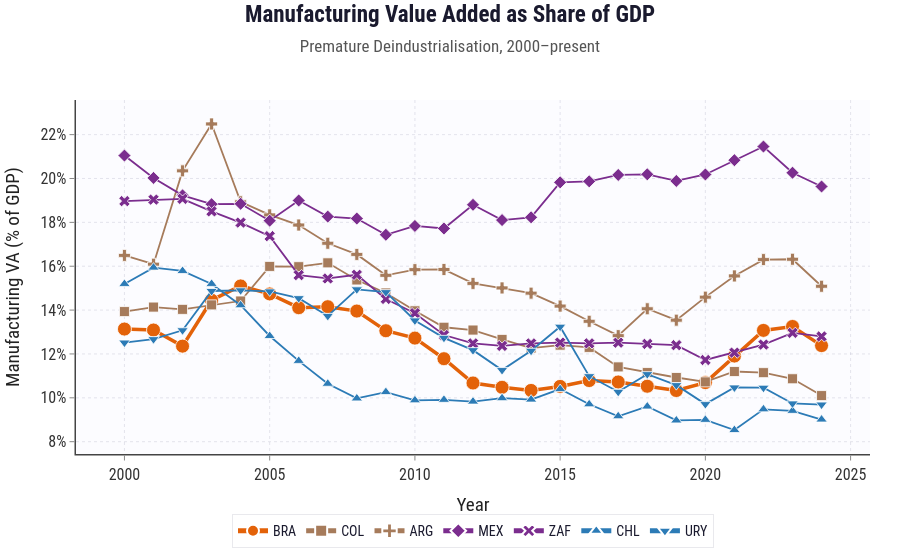

The notebook cell this image was saved under:
### Markdown cell above
# Manufacturing Value Added as Share of GDP

Premature deindustrialisation visualization for Brazil and peer countries, 2000–present.

### Code cell
import pandas as pd
import plotly.graph_objects as go
import re

# ── Data ──
df_manuf = pd.read_stata("../Data/Course_Database_Newest.dta")
df_manuf = df_manuf.rename(columns={'countrycodeiso': 'countrycode'})

manuf_var = 'wdi_nv_ind_manf_zs'
PEERS_M = ['COL', 'ARG', 'MEX', 'ZAF', 'CHL', 'URY']
all_codes_m = ['BRA'] + PEERS_M

PEER_NAMES_M = {
    'BRA': 'Brazil', 'COL': 'Colombia', 'ARG': 'Argentina',
    'MEX': 'Mexico', 'ZAF': 'South Africa', 'CHL': 'Chile', 'URY': 'Uruguay'
}
PEER_COLORS_M = {
    'BRA': '#e36209',
    'COL': '#a67b5b', 'ARG': '#a67b5b',
    'MEX': '#7b2d8e', 'ZAF': '#7b2d8e',
    'CHL': '#2c7bb6', 'URY': '#2c7bb6',
}
PEER_SYMBOLS_M = {
    'BRA': 'circle', 'COL': 'square', 'ARG': 'cross',
    'MEX': 'diamond', 'ZAF': 'x', 'CHL': 'triangle-up', 'URY': 'triangle-down',
}
sdata_m = df_manuf[df_manuf['countrycode'].isin(all_codes_m) & (df_manuf['year'] >= 2000)].copy()
sdata_m = sdata_m.dropna(subset=[manuf_var]).sort_values(['countrycode', 'year'])

fig_manuf = go.Figure()

for code in all_codes_m:
    cdf = sdata_m[sdata_m['countrycode'] == code].sort_values('year')
    if cdf.empty:
        continue
    name = PEER_NAMES_M[code]
    color = PEER_COLORS_M[code]
    sym = PEER_SYMBOLS_M[code]
    lw = 3.5 if code == 'BRA' else 1.8
    sz = 14 if code == 'BRA' else 10

    fig_manuf.add_trace(go.Scatter(
        x=cdf['year'], y=cdf[manuf_var],
        mode='lines+markers',
        line=dict(color=color, width=lw),
        marker=dict(
            color=color, size=sz, symbol=sym,
            line=dict(color='white', width=0.8),
        ),
        name=code,
        hovertemplate=(
            f"<b style='font-size:15px'>{name}</b><br>"
            "<span style='font-size:13px'>"
            "Year: <b>%{x}</b><br>"
            "Manufacturing VA: <b>%{y:.1f}%</b> of GDP"
            "</span><extra></extra>"
        ),
    ))

# ── Layout (responsive for iframe embedding) ──
fig_manuf.update_layout(
    template='plotly_white',
    autosize=True,
    margin=dict(l=60, r=30, t=100, b=100),
    plot_bgcolor='rgba(252,252,255,1)',
    paper_bgcolor='white',
    font=dict(family='Roboto Condensed, sans-serif', color='#1a1a2e'),
    title=dict(
        text=(
            '<b>Manufacturing Value Added as Share of GDP</b>'
            '<br><span style="font-size:17px;color:#555">'
            'Premature Deindustrialisation, 2000–present</span>'
        ),
        font=dict(size=23, family='Roboto Condensed, sans-serif', color='#1a1a2e'),
        x=0.5, xanchor='center',
        y=0.96,
    ),
    xaxis=dict(
        title=dict(text='Year', font=dict(size=19, family='Roboto Condensed, sans-serif', color='#222')),
        tickfont=dict(size=16, color='#333'),
        showgrid=True, gridcolor='rgba(180,180,200,0.35)', griddash='dot',
        showline=True, linecolor='#444', linewidth=1.5,
        ticks='outside', ticklen=5, tickcolor='#888',
    ),
    yaxis=dict(
        title=dict(text='Manufacturing VA (% of GDP)', font=dict(size=19, family='Roboto Condensed, sans-serif', color='#222')),
        tickfont=dict(size=16, color='#333'),
        ticksuffix='%',
        showgrid=True, gridcolor='rgba(180,180,200,0.35)', griddash='dot',
        showline=True, linecolor='#444', linewidth=1.5,
        ticks='outside', ticklen=5, tickcolor='#888',
    ),
    legend=dict(
        orientation='h',
        yanchor='top', y=-0.17,
        xanchor='center', x=0.5,
        font=dict(size=14, family='Roboto Condensed, sans-serif'),
        bgcolor='rgba(255,255,255,0.85)',
        bordercolor='rgba(200,200,210,0.4)',
        borderwidth=1,
        itemsizing='constant',
    ),
    hovermode='closest',
    hoverlabel=dict(
        font_size=16,
        font_family='Roboto Condensed, sans-serif',
        font_color='black',
        bgcolor='rgba(255,255,255,0.95)',
        bordercolor='#bbb',
    ),
    annotations=[],
)

fig_manuf.show()

# Save as HTML with click-to-highlight functionality
plot_div_m = fig_manuf.to_html(include_plotlyjs=True, full_html=False, config={'responsive': True})
plot_div_m = re.sub(r'style="height:\s*\d+px;\s*width:\s*\d+px;"', 'style="width:100%; height:100%;"', plot_div_m)

html_content_m = f'''<!DOCTYPE html>
<html>
<head>
    <meta charset="utf-8" />
    <meta name="viewport" content="width=device-width, initial-scale=1.0">
    <style>
        * {{ margin: 0; padding: 0; box-sizing: border-box; }}
        html, body {{
            width: 100%;
            height: 100%;
            overflow: hidden;
        }}
        .js-plotly-plot {{
            width: 100% !important;
            height: 100% !important;
        }}
    </style>
</head>
<body>
{plot_div_m}
<script>
    var selectedTrace = null;
    
    function resizePlot() {{
        var gd = document.querySelector('.js-plotly-plot');
        if (gd && window.Plotly) {{
            Plotly.relayout(gd, {{
                width: window.innerWidth,
                height: window.innerHeight
            }});
        }}
    }}
    
    function setupClickHighlight() {{
        var gd = document.querySelector('.js-plotly-plot');
        if (!gd) return;
        
        var numTraces = gd.data.length;
        
        // Click on a point to highlight that trace
        gd.on('plotly_click', function(data) {{
            var clickedTrace = data.points[0].curveNumber;
            
            // If clicking same trace, reset all
            if (selectedTrace === clickedTrace) {{
                selectedTrace = null;
                var opacities = [];
                for (var i = 0; i < numTraces; i++) {{
                    opacities.push(1);
                }}
                Plotly.restyle(gd, 'opacity', [opacities]);
            }} else {{
                // Highlight clicked, dim others
                selectedTrace = clickedTrace;
                var opacities = [];
                for (var i = 0; i < numTraces; i++) {{
                    opacities.push(i === clickedTrace ? 1 : 0.15);
                }}
                Plotly.restyle(gd, 'opacity', [opacities]);
            }}
        }});
        
        // Double-click to reset
        gd.on('plotly_doubleclick', function() {{
            selectedTrace = null;
            var opacities = [];
            for (var i = 0; i < numTraces; i++) {{
                opacities.push(1);
            }}
            Plotly.restyle(gd, 'opacity', [opacities]);
        }});
    }}
    
    window.addEventListener('load', function() {{
        resizePlot();
        setTimeout(function() {{
            resizePlot();
            setupClickHighlight();
        }}, 200);
    }});
    window.addEventListener('resize', resizePlot);
</script>
</body>
</html>
'''

with open("manuf-va.html", "w", encoding="utf-8") as f:
    f.write(html_content_m)
    
print("Manufacturing VA chart saved to manuf-va.html")

### Figure 1 — Plotly figure (JSON) as saved in the notebook; plotly's stock layout.template omitted (floating-point values rounded to 4 significant figures)
{"data": [{"hovertemplate": "<b style='font-size:15px'>Brazil</b><br><span style='font-size:13px'>Year: <b>%{x}</b><br>Manufacturing VA: <b>%{y:.1f}%</b> of GDP</span><extra></extra>", "line": {"color": "#e36209", "width": 3.5}, "marker": {"color": "#e36209", "line": {"color": "white", "width": 0.8}, "size": 14, "symbol": "circle"}, "mode": "lines+markers", "name": "BRA", "type": "scatter", "x": [2000, 2001, 2002, 2003, 2004, 2005, 2006, 2007, 2008, 2009, 2010, 2011, 2012, 2013, 2014, 2015, 2016, 2017, 2018, 2019, 2020, 2021, 2022, 2023, 2024], "y": [13.13, 13.09, 12.36, 14.45, 15.1, 14.74, 14.11, 14.15, 13.96, 13.06, 12.72, 11.78, 10.68, 10.48, 10.34, 10.52, 10.79, 10.72, 10.53, 10.33, 10.69, 11.9, 13.07, 13.25, 12.38]}, {"hovertemplate": "<b style='font-size:15px'>Colombia</b><br><span style='font-size:13px'>Year: <b>%{x}</b><br>Manufacturing VA: <b>%{y:.1f}%</b> of GDP</span><extra></extra>", "line": {"color": "#a67b5b", "width": 1.8}, "marker": {"color": "#a67b5b", "line": {"color": "white", "width": 0.8}, "size": 10, "symbol": "square"}, "mode": "lines+markers", "name": "COL", "type": "scatter", "x": [2000, 2001, 2002, 2003, 2004, 2005, 2006, 2007, 2008, 2009, 2010, 2011, 2012, 2013, 2014, 2015, 2016, 2017, 2018, 2019, 2020, 2021, 2022, 2023, 2024], "y": [13.93, 14.14, 14.03, 14.24, 14.41, 15.99, 15.98, 16.15, 15.37, 14.78, 13.97, 13.22, 13.09, 12.66, 12.27, 12.4, 12.3, 11.41, 11.15, 10.93, 10.73, 11.2, 11.15, 10.87, 10.1]}, {"hovertemplate": "<b style='font-size:15px'>Argentina</b><br><span style='font-size:13px'>Year: <b>%{x}</b><br>Manufacturing VA: <b>%{y:.1f}%</b> of GDP</span><extra></extra>", "line": {"color": "#a67b5b", "width": 1.8}, "marker": {"color": "#a67b5b", "line": {"color": "white", "width": 0.8}, "size": 10, "symbol": "cross"}, "mode": "lines+markers", "name": "ARG", "type": "scatter", "x": [2000, 2001, 2002, 2003, 2004, 2005, 2006, 2007, 2008, 2009, 2010, 2011, 2012, 2013, 2014, 2015, 2016, 2017, 2018, 2019, 2020, 2021, 2022, 2023, 2024], "y": [16.49, 16.09, 20.35, 22.49, 18.94, 18.34, 17.88, 17.05, 16.54, 15.58, 15.84, 15.85, 15.22, 15.01, 14.77, 14.18, 13.49, 12.84, 14.06, 13.54, 14.59, 15.56, 16.3, 16.32, 15.09]}, {"hovertemplate": "<b style='font-size:15px'>Mexico</b><br><span style='font-size:13px'>Year: <b>%{x}</b><br>Manufacturing VA: <b>%{y:.1f}%</b> of GDP</span><extra></extra>", "line": {"color": "#7b2d8e", "width": 1.8}, "marker": {"color": "#7b2d8e", "line": {"color": "white", "width": 0.8}, "size": 10, "symbol": "diamond"}, "mode": "lines+markers", "name": "MEX", "type": "scatter", "x": [2000, 2001, 2002, 2003, 2004, 2005, 2006, 2007, 2008, 2009, 2010, 2011, 2012, 2013, 2014, 2015, 2016, 2017, 2018, 2019, 2020, 2021, 2022, 2023, 2024], "y": [21.04, 20.03, 19.23, 18.83, 18.85, 18.08, 19.0, 18.26, 18.17, 17.43, 17.84, 17.72, 18.8, 18.1, 18.23, 19.82, 19.87, 20.16, 20.19, 19.89, 20.18, 20.84, 21.46, 20.26, 19.64]}, {"hovertemplate": "<b style='font-size:15px'>South Africa</b><br><span style='font-size:13px'>Year: <b>%{x}</b><br>Manufacturing VA: <b>%{y:.1f}%</b> of GDP</span><extra></extra>", "line": {"color": "#7b2d8e", "width": 1.8}, "marker": {"color": "#7b2d8e", "line": {"color": "white", "width": 0.8}, "size": 10, "symbol": "x"}, "mode": "lines+markers", "name": "ZAF", "type": "scatter", "x": [2000, 2001, 2002, 2003, 2004, 2005, 2006, 2007, 2008, 2009, 2010, 2011, 2012, 2013, 2014, 2015, 2016, 2017, 2018, 2019, 2020, 2021, 2022, 2023, 2024], "y": [18.97, 19.04, 19.07, 18.5, 17.99, 17.37, 15.6, 15.44, 15.61, 14.51, 13.86, 12.86, 12.48, 12.37, 12.48, 12.52, 12.48, 12.51, 12.46, 12.4, 11.73, 12.06, 12.43, 12.96, 12.8]}, {"hovertemplate": "<b style='font-size:15px'>Chile</b><br><span style='font-size:13px'>Year: <b>%{x}</b><br>Manufacturing VA: <b>%{y:.1f}%</b> of GDP</span><extra></extra>", "line": {"color": "#2c7bb6", "width": 1.8}, "marker": {"color": "#2c7bb6", "line": {"color": "white", "width": 0.8}, "size": 10, "symbol": "triangle-up"}, "mode": "lines+markers", "name": "CHL", "type": "scatter", "x": [2000, 2001, 2002, 2003, 2004, 2005, 2006, 2007, 2008, 2009, 2010, 2011, 2012, 2013, 2014, 2015, 2016, 2017, 2018, 2019, 2020, 2021, 2022, 2023, 2024], "y": [15.19, 15.94, 15.78, 15.19, 14.22, 12.82, 11.68, 10.64, 9.974, 10.26, 9.887, 9.909, 9.828, 9.985, 9.92, 10.4, 9.706, 9.161, 9.604, 8.969, 8.996, 8.531, 9.475, 9.406, 9.01]}, {"hovertemplate": "<b style='font-size:15px'>Uruguay</b><br><span style='font-size:13px'>Year: <b>%{x}</b><br>Manufacturing VA: <b>%{y:.1f}%</b> of GDP</span><extra></extra>", "line": {"color": "#2c7bb6", "width": 1.8}, "marker": {"color": "#2c7bb6", "line": {"color": "white", "width": 0.8}, "size": 10, "symbol": "triangle-down"}, "mode": "lines+markers", "name": "URY", "type": "scatter", "x": [2000, 2001, 2002, 2003, 2004, 2005, 2006, 2007, 2008, 2009, 2010, 2011, 2012, 2013, 2014, 2015, 2016, 2017, 2018, 2019, 2020, 2021, 2022, 2023, 2024], "y": [12.52, 12.67, 13.08, 14.87, 14.9, 14.85, 14.54, 13.74, 14.95, 14.82, 13.53, 12.73, 12.17, 11.27, 12.14, 13.24, 10.99, 10.27, 11.08, 10.58, 9.713, 10.47, 10.46, 9.744, 9.691]}], "layout": {"autosize": true, "font": {"color": "#1a1a2e", "family": "Roboto Condensed, sans-serif"}, "hoverlabel": {"bgcolor": "rgba(255,255,255,0.95)", "bordercolor": "#bbb", "font": {"color": "black", "family": "Roboto Condensed, sans-serif", "size": 16}}, "hovermode": "closest", "legend": {"bgcolor": "rgba(255,255,255,0.85)", "bordercolor": "rgba(200,200,210,0.4)", "borderwidth": 1, "font": {"family": "Roboto Condensed, sans-serif", "size": 14}, "itemsizing": "constant", "orientation": "h", "x": 0.5, "xanchor": "center", "y": -0.17, "yanchor": "top"}, "margin": {"b": 100, "l": 60, "r": 30, "t": 100}, "paper_bgcolor": "white", "plot_bgcolor": "rgba(252,252,255,1)", "title": {"font": {"color": "#1a1a2e", "family": "Roboto Condensed, sans-serif", "size": 23}, "text": "<b>Manufacturing Value Added as Share of GDP</b><br><span style=\"font-size:17px;color:#555\">Premature Deindustrialisation, 2000–present</span>", "x": 0.5, "xanchor": "center", "y": 0.96}, "xaxis": {"gridcolor": "rgba(180,180,200,0.35)", "griddash": "dot", "linecolor": "#444", "linewidth": 1.5, "showgrid": true, "showline": true, "tickcolor": "#888", "tickfont": {"color": "#333", "size": 16}, "ticklen": 5, "ticks": "outside", "title": {"font": {"color": "#222", "family": "Roboto Condensed, sans-serif", "size": 19}, "text": "Year"}}, "yaxis": {"gridcolor": "rgba(180,180,200,0.35)", "griddash": "dot", "linecolor": "#444", "linewidth": 1.5, "showgrid": true, "showline": true, "tickcolor": "#888", "tickfont": {"color": "#333", "size": 16}, "ticklen": 5, "ticks": "outside", "ticksuffix": "%", "title": {"font": {"color": "#222", "family": "Roboto Condensed, sans-serif", "size": 19}, "text": "Manufacturing VA (% of GDP)"}}}}
